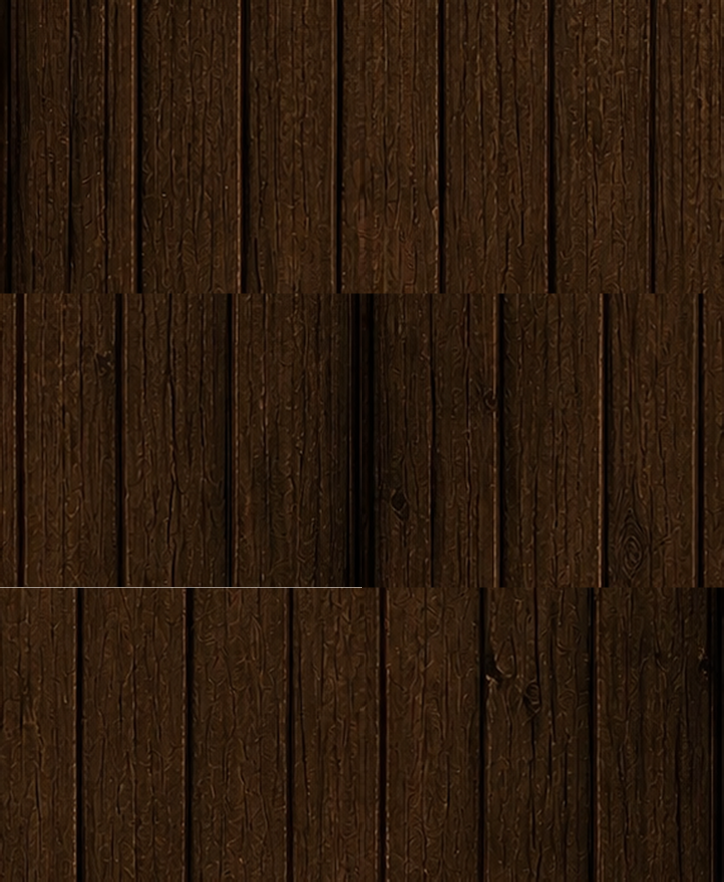
#> input picture app/src/main/assets/mobile_4d/atlas_c_02.webp, 1448 x 1763 px, given in place of mobile_phone_panel.9.png, which was not available (shown at 1/2 size)
$ python build-plain-phone-plates.py ../app/src/main/assets/mobile_4d
#> lines starting #> are read from the running program, lines starting #| are printed output that depends on the picture
#!/usr/bin/env python3
"""Rebuild the phone plates as plain wood: no ornament rails, no vines.

Owner requests:
  04.11.2026 — "вокруг кнопки узор нужно убрать, оставить текстуру дерева,
                подогнать так, чтобы смотрелось всё единым дизайном".
  05.11.2026 — "цвета древесины где был узор он выбивается из единого цвета".

Second iteration: the plate interior is no longer sampled from the old warm plate
art (that sample was amber — median RGB (36, 22, 11) against the page wood
(32, 23, 18), which is exactly the tone step the owner saw).  The interior is now
a 1:1 crop of phone_home_wood.png — the very texture the screen background uses —
so the plate reads as the same wood, only rimmed by a soft recess and a hairline
of light.

The nine-patch markers and the canvas size are copied untouched from the current
asset, so Android keeps stretching exactly the same regions.
"""
import sys
from PIL import Image, ImageDraw, ImageFilter

RES = "app/src/main/res/drawable-nodpi"

# name: (wood source, crop box inside the source, corner radius)
PLATES = {
    "mobile_phone_panel.9.png": ("phone_home_wood.png", (6, 600, 714, 726), 12),
}


def shade(size, radius):
    """Rounded recess shading: transparent corners, dark rim, soft top light."""
    w, h = size
    mask = Image.new("L", (w, h), 0)
    d = ImageDraw.Draw(mask)
    d.rounded_rectangle((0, 0, w - 1, h - 1), radius=radius, fill=255)
    mask = mask.filter(ImageFilter.GaussianBlur(0.6))

    overlay = Image.new("RGBA", (w, h), (0, 0, 0, 0))
    od = ImageDraw.Draw(overlay)
    # soft inner shadow along the bottom and the sides
    od.rectangle((0, h - 7, w - 1, h - 1), fill=(0, 0, 0, 60))
    od.rectangle((0, 0, 3, h - 1), fill=(0, 0, 0, 45))
    od.rectangle((w - 4, 0, w - 1, h - 1), fill=(0, 0, 0, 45))
    overlay = overlay.filter(ImageFilter.GaussianBlur(3.0))
    # crisp rim
    rim = Image.new("RGBA", (w, h), (0, 0, 0, 0))
    rd = ImageDraw.Draw(rim)
    rd.rounded_rectangle((0, 0, w - 1, h - 1), radius=radius, outline=(0, 0, 0, 120), width=1)
    # a whisper of light on the top edge keeps the plate readable on dark wood
    light = Image.new("RGBA", (w, h), (0, 0, 0, 0))
    ld = ImageDraw.Draw(light)
    ld.rounded_rectangle((1, 1, w - 2, h - 2), radius=radius, outline=(255, 226, 176, 26), width=1)
    return mask, overlay, rim, light


def rebuild(directory, name, source, box, radius):
#> called with directory = '../app/src/main/assets/mobile_4d', name = 'mobile_phone_panel.9.png', source = 'phone_home_wood.png', box = (6, 600, 714, 726), radius = 12
    path = directory + "/" + name
    src = Image.open(path).convert("RGBA")
#> src is the input picture: PIL image 1448x1763 RGBA; mean R, G, B, A 44.2, 26.2, 12.2, 254.9
    w, h = src.size
#> w = 1448; h = 1763
    cw, ch = w - 2, h - 2
#> cw = 1446; ch = 1761
    wood = Image.open(directory + "/" + source).convert("RGB").crop(box).resize((cw, ch), Image.LANCZOS)
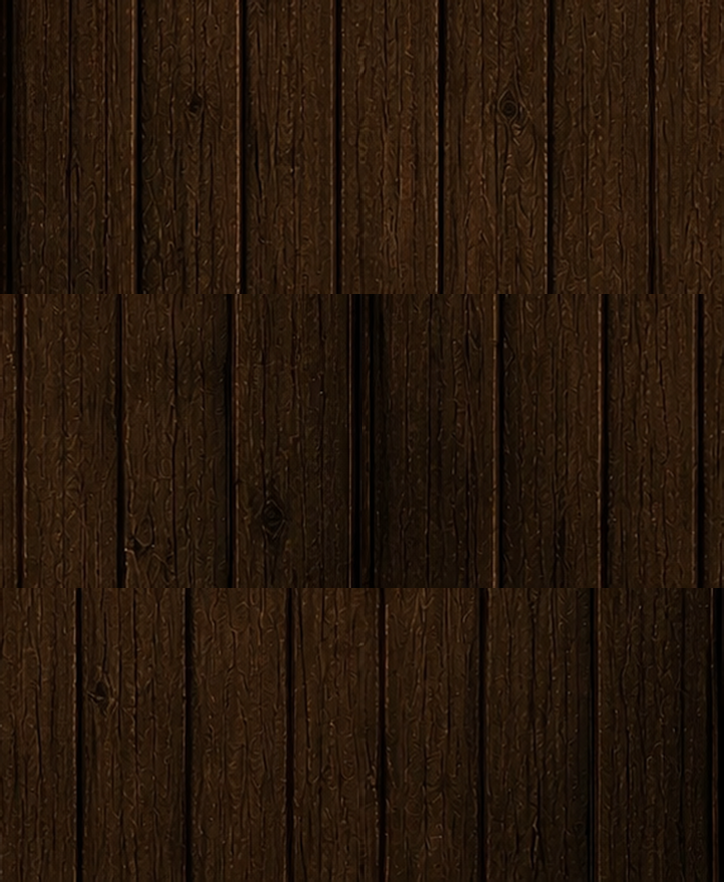
#> input picture app/src/main/assets/mobile_4d/atlas_c_03.webp, 1448 x 1764 px, given in place of phone_home_wood.png, which was not available (shown at 1/2 size)
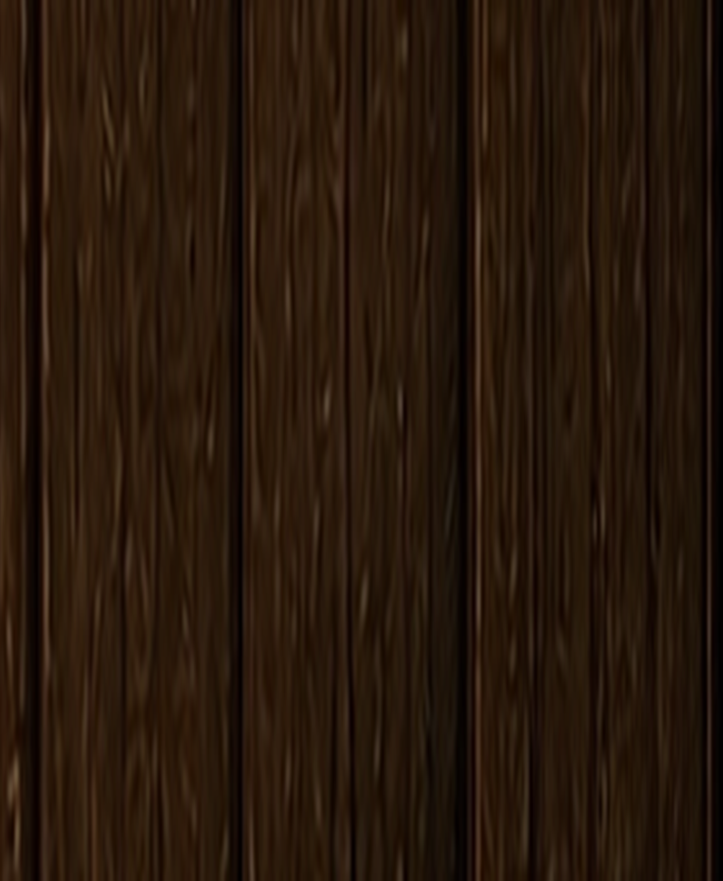
#> wood: PIL image 1446x1761 RGB (shown at 1/2 size); mean R, G, B 39.3, 23.2, 10.6
    wood = wood.convert("RGBA")
#> wood: PIL image 1446x1761 RGBA
    mask, overlay, rim, light = shade((cw, ch), radius)
#> in shade, `mask = Image.new("L", (w, h), 0)`: mask: PIL image 1446x1761 L; every value is 0
#> in shade, `overlay = Image.new("RGBA", (w, h), (0, 0, 0, 0))`: overlay: PIL image 1446x1761 RGBA; every value is 0
#> in shade, `overlay = overlay.filter(ImageFilter.GaussianBlur(3.0))`:
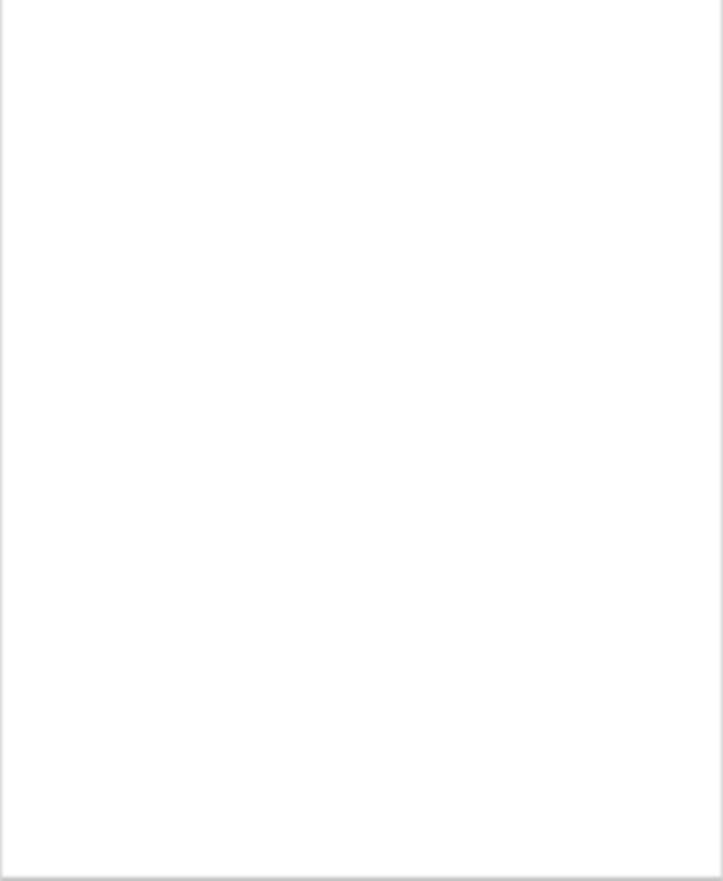
#> overlay: PIL image 1446x1761 RGBA (shown at 1/2 size); mean R, G, B, A 0, 0, 0, 0.5; transparent parts drawn white
    content = Image.new("RGBA", (cw, ch), (0, 0, 0, 0))
    content.paste(wood, (0, 0))
    content = Image.alpha_composite(content, overlay)
    content = Image.alpha_composite(content, rim)
    content = Image.alpha_composite(content, light)
    content.putalpha(mask)

    out = Image.new("RGBA", (w, h), (0, 0, 0, 0))
#> out: PIL image 1448x1763 RGBA; every value is 0
    out.paste(content, (1, 1))
    # nine-patch markers survive untouched
    out.paste(src.crop((0, 0, w, 1)), (0, 0))
    out.paste(src.crop((0, h - 1, w, h)), (0, h - 1))
    out.paste(src.crop((0, 0, 1, h)), (0, 0))
    out.paste(src.crop((w - 1, 0, w, h)), (w - 1, 0))
    out.save(path)
    print("rebuilt", path, out.size)
#| rebuilt ../app/src/main/assets/mobile_4d/mobile_phone_panel.9.png (1448, 1763)


if __name__ == "__main__":
    directory = sys.argv[1] if len(sys.argv) > 1 else RES
    for name, (source, box, radius) in PLATES.items():
        rebuild(directory, name, source, box, radius)
